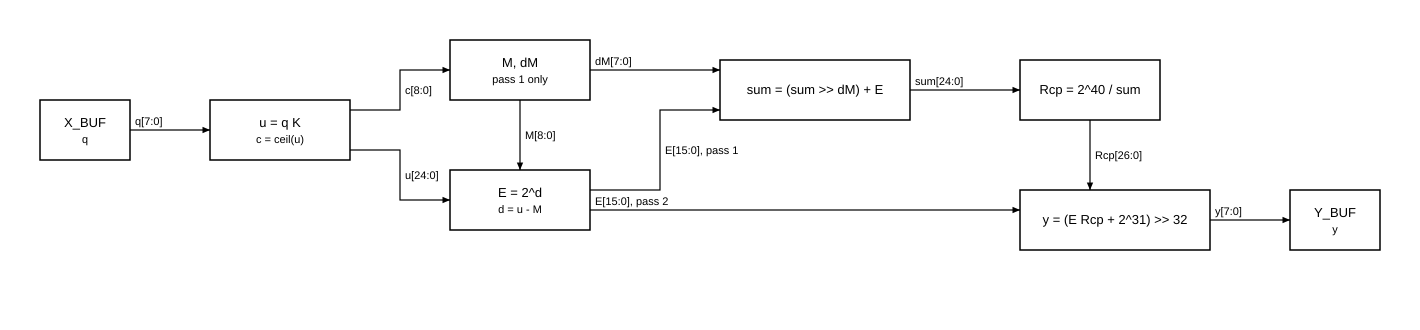

Here is the Python script that generated this plot:
"""Equations of one row and where each lives. Run: python3 docs/spec/fig/softmax_flow.py"""
from schematic import Sheet

s = Sheet("softmax_flow", 1420, 330)
s.box(40, 100, 90, 60, "X_BUF", "q")
s.box(210, 100, 140, 60, "u = q K", "c = ceil(u)")
s.box(450, 40, 140, 60, "M, dM", "pass 1 only")
s.box(450, 170, 140, 60, "E = 2^d", "d = u - M")
s.box(720, 60, 190, 60, "sum = (sum >> dM) + E")
s.box(1020, 60, 140, 60, "Rcp = 2^40 / sum")
s.box(1020, 190, 190, 60, "y = (E Rcp + 2^31) >> 32")
s.box(1290, 190, 90, 60, "Y_BUF", "y")
s.wire([(130, 130), (210, 130)], "q[7:0]")
s.wire([(350, 110), (400, 110), (400, 70), (450, 70)], "c[8:0]", at=1)
s.wire([(350, 150), (400, 150), (400, 200), (450, 200)], "u[24:0]", at=1)
s.wire([(520, 100), (520, 170)], "M[8:0]")
s.wire([(590, 70), (720, 70)], "dM[7:0]")
s.wire([(590, 190), (660, 190), (660, 110), (720, 110)], "E[15:0], pass 1", at=1)
s.wire([(910, 90), (1020, 90)], "sum[24:0]")
s.wire([(1090, 120), (1090, 190)], "Rcp[26:0]")
s.wire([(590, 210), (1020, 210)], "E[15:0], pass 2")
s.wire([(1210, 220), (1290, 220)], "y[7:0]")
s.save(__file__)
